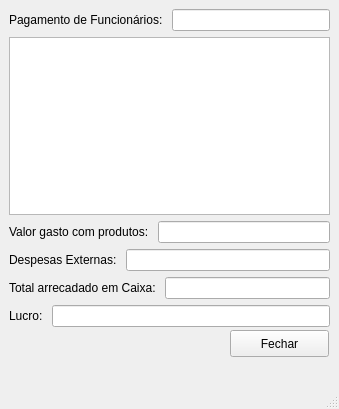
<?xml version="1.0" encoding="UTF-8"?>
<ui version="4.0">
 <class>Financas</class>
 <widget class="QMainWindow" name="Financas">
  <property name="geometry">
   <rect>
    <x>0</x>
    <y>0</y>
    <width>339</width>
    <height>409</height>
   </rect>
  </property>
  <property name="windowTitle">
   <string>MainWindow</string>
  </property>
  <widget class="QWidget" name="centralwidget">
   <widget class="QPushButton" name="closeButton">
    <property name="geometry">
     <rect>
      <x>230</x>
      <y>330</y>
      <width>99</width>
      <height>27</height>
     </rect>
    </property>
    <property name="text">
     <string>Fechar</string>
    </property>
   </widget>
   <widget class="QWidget" name="">
    <property name="geometry">
     <rect>
      <x>9</x>
      <y>9</y>
      <width>321</width>
      <height>318</height>
     </rect>
    </property>
    <layout class="QVBoxLayout" name="verticalLayout_5">
     <item>
      <layout class="QVBoxLayout" name="verticalLayout_4">
       <item>
        <layout class="QVBoxLayout" name="verticalLayout_3">
         <item>
          <layout class="QVBoxLayout" name="verticalLayout_2">
           <item>
            <layout class="QVBoxLayout" name="verticalLayout">
             <item>
              <layout class="QHBoxLayout" name="horizontalLayout">
               <item>
                <widget class="QLabel" name="label">
                 <property name="text">
                  <string>Pagamento de Funcionários: </string>
                 </property>
                </widget>
               </item>
               <item>
                <widget class="QLineEdit" name="payEdit"/>
               </item>
              </layout>
             </item>
             <item>
              <widget class="QTableView" name="employeesView"/>
             </item>
            </layout>
           </item>
           <item>
            <layout class="QHBoxLayout" name="horizontalLayout_2">
             <item>
              <widget class="QLabel" name="label_2">
               <property name="text">
                <string>Valor gasto com produtos: </string>
               </property>
              </widget>
             </item>
             <item>
              <widget class="QLineEdit" name="productsEdit"/>
             </item>
            </layout>
           </item>
          </layout>
         </item>
         <item>
          <layout class="QHBoxLayout" name="horizontalLayout_3">
           <item>
            <widget class="QLabel" name="label_3">
             <property name="text">
              <string>Despesas Externas: </string>
             </property>
            </widget>
           </item>
           <item>
            <widget class="QLineEdit" name="expensesEdit"/>
           </item>
          </layout>
         </item>
        </layout>
       </item>
       <item>
        <layout class="QHBoxLayout" name="horizontalLayout_5">
         <item>
          <widget class="QLabel" name="label_5">
           <property name="text">
            <string>Total arrecadado em Caixa: </string>
           </property>
          </widget>
         </item>
         <item>
          <widget class="QLineEdit" name="totalEdit"/>
         </item>
        </layout>
       </item>
      </layout>
     </item>
     <item>
      <layout class="QHBoxLayout" name="horizontalLayout_4">
       <item>
        <widget class="QLabel" name="label_4">
         <property name="text">
          <string>Lucro: </string>
         </property>
        </widget>
       </item>
       <item>
        <widget class="QLineEdit" name="profitEdit"/>
       </item>
      </layout>
     </item>
    </layout>
   </widget>
  </widget>
  <widget class="QMenuBar" name="menubar">
   <property name="geometry">
    <rect>
     <x>0</x>
     <y>0</y>
     <width>339</width>
     <height>25</height>
    </rect>
   </property>
  </widget>
  <widget class="QStatusBar" name="statusbar"/>
 </widget>
 <resources/>
 <connections/>
</ui>
